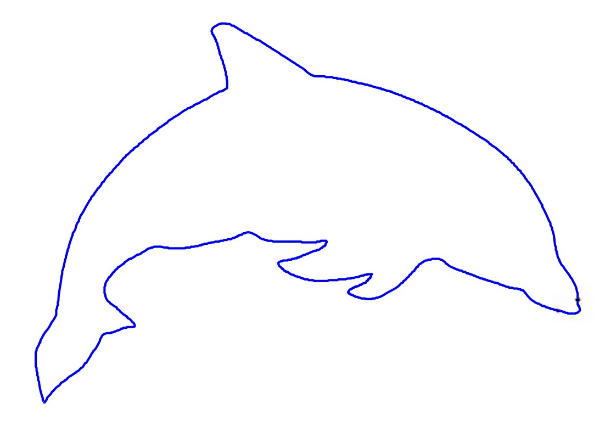
#> input picture papers/Zhao2013/data/dolphin.png, 600 x 423 px
$ jupyter execute get_data.ipynb   (shell and % lines are left out)
#> lines starting #> are read from the running program, lines starting #| are printed output that depends on the picture
[cell 1]
from skimage import io, measure, color
import matplotlib.pyplot as plt
import numpy as np

# Load the image
image_path = "dolphin.png"
image = io.imread(image_path)
#> image is the input picture: shape (423, 600, 4); mean R, G, B, A 245.9, 245.9, 249.6, 250.3

image = image[:, :, :3]
#> image: shape (423, 600, 3)
# Convert to grayscale
gray_image = color.rgb2gray(image)
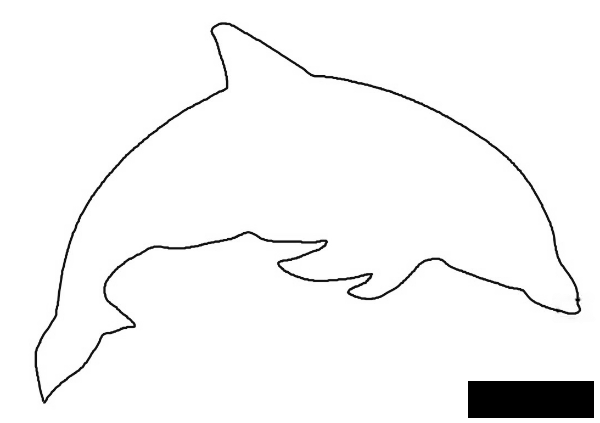
#> gray_image: shape (423, 600) float64; min 0, max 1, mean 0.965

# Find contours at a constant value of 0.8
contours = measure.find_contours(gray_image, level=0.8)
#> contours = 3 point arrays, longest 2359 points

# Extract the largest contour
largest_contour = max(contours, key=len)
#> largest_contour = 2359 pairs, first value 21.31 to 403.6, second value 33.63 to 580.9

# Plot the contours
plt.figure(figsize=(8, 8))
plt.imshow(gray_image, cmap="gray")
contour = contours[0]
#> contour has the same summary as largest_contour
plt.plot(contour[:, 1], contour[:, 0], linewidth=2)

plt.title("Contours of the image")
plt.axis("image")
plt.show()
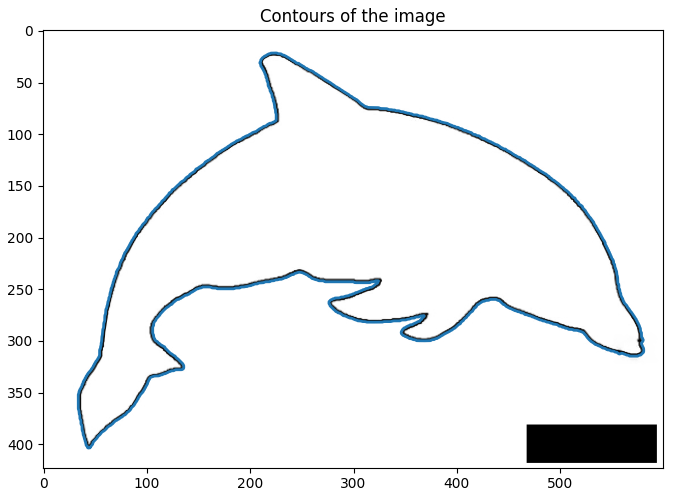
#> figure drawn by matplotlib, 1 panel

[cell 2]
dolphin = contour.copy()
#> dolphin has the same summary as largest_contour
dolphin[:, 0] = contour[:, 1]
dolphin[:, 1] = -contour[:, 0]
min_xy = np.min(dolphin, axis=0)
#> min_xy = [33.63, -403.6]
dolphin -= min_xy
#> dolphin = 2359 pairs, first value 0 to 547.2, second value 0 to 382.3
plt.plot(dolphin[:, 0], dolphin[:, 1])
plt.show()
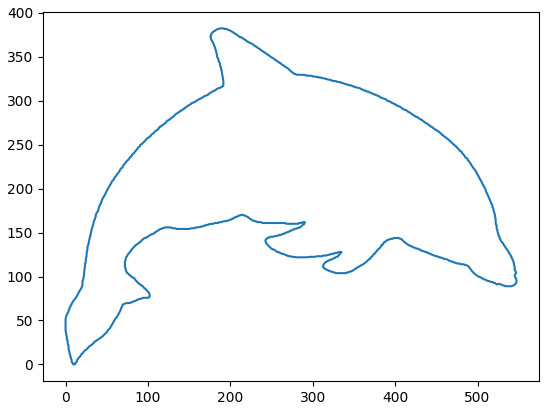
#> figure drawn by matplotlib, 1 panel

[cell 3]
w, h = 344, 205
a, b = np.max(dolphin, axis=0) - np.min(dolphin, axis=0)
#> a = 547.2; b = 382.3

[cell 4]
scalr_x = 350 / a
#> scalr_x = 0.64
scalr_y = 210 / b
#> scalr_y = 0.549
dolphin[:, 0] *= scalr_x
dolphin[:, 1] *= scalr_y

[cell 5]
plt.plot(dolphin[:, 0], dolphin[:, 1])
plt.xlim(-50, 400)
plt.ylim(-50, 250)
plt.show()
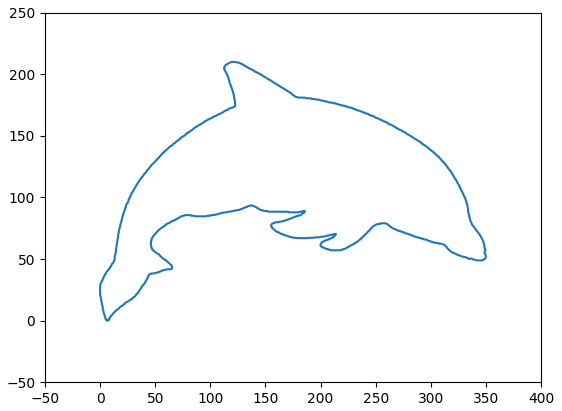
#> figure drawn by matplotlib, 1 panel

[cell 6]
# downsample from 2359 to 100 points
dolphin = dolphin[::2]
#> dolphin = 1180 pairs, first value 0.00131 to 350, second value 0 to 210
plt.plot(dolphin[:, 0], dolphin[:, 1])
plt.show()
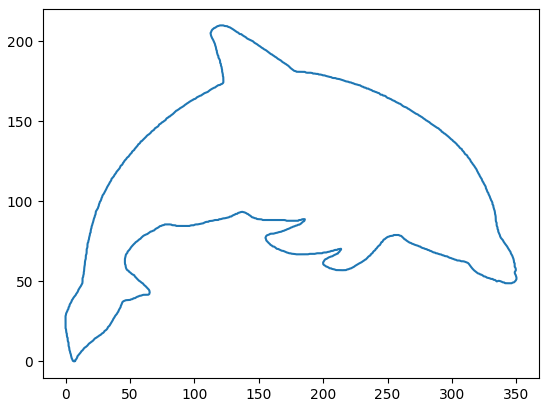
#> figure drawn by matplotlib, 1 panel

[cell 7]
plt.plot(dolphin[:, 0], dolphin[:, 1],'b-')
plt.plot(dolphin[:, 0], dolphin[:, 1],'.r')
plt.show()
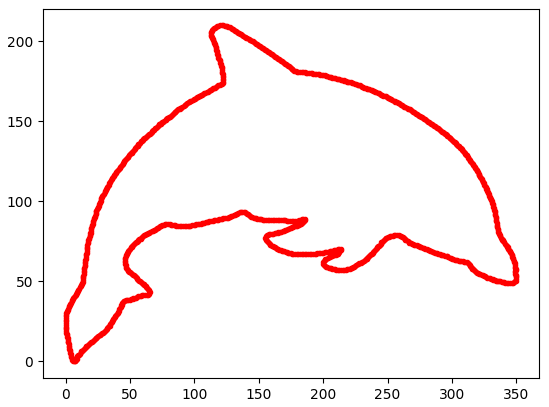
#> figure drawn by matplotlib, 1 panel

[cell 8]
from scipy.interpolate import make_interp_spline


x = dolphin[:, 0]
#> x = 1180 values, max 350 at index 546, min 0.00131 at index 1148, mean 159.2
y = dolphin[:, 1]
#> y = 1180 values, max 210 at index 870, min 0 at index 1178, mean 99.98

# 为了创建一个2D样条曲线，我们需要对x和y进行参数化
t = np.linspace(0, 1, len(x))
#> t = 1180 values from 0 to 1
# 使用 make_interp_spline 分别对x和y进行拟合，这里k=3表示三次B样条
spl_x = make_interp_spline(t, x, k=3)
spl_y = make_interp_spline(t, y, k=3)

# 生成用于绘制的平滑曲线的参数
t_smooth = np.linspace(t.min(), t.max(), 200)
#> t_smooth = 200 values from 0 to 1
x_smooth = spl_x(t_smooth)
#> x_smooth = 200 values, max 349.5 at index 92, min 0.00791 at index 194, mean 158.5
y_smooth = spl_y(t_smooth)
#> y_smooth = 200 values, max 210 at index 147, min 0.346 at index 0, mean 99.57

# 绘制原始数据点和拟合后的平滑曲线
plt.plot(x_smooth, y_smooth, "b-", label="Smoothed dolphin")
plt.legend()
plt.show()
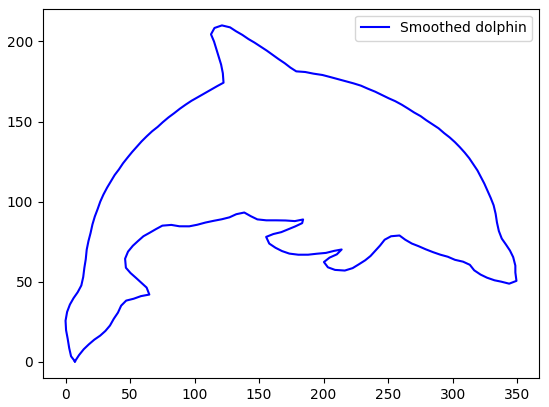
#> figure drawn by matplotlib, 1 panel

[cell 9]
# save the dolphin
dolphin_smooth = np.column_stack((x_smooth, y_smooth))
#> dolphin_smooth = 200 pairs, first value 0.00791 to 349.5, second value 0.346 to 210
np.savetxt("dolphin.txt", dolphin_smooth, fmt="%.6f", delimiter="\t")
